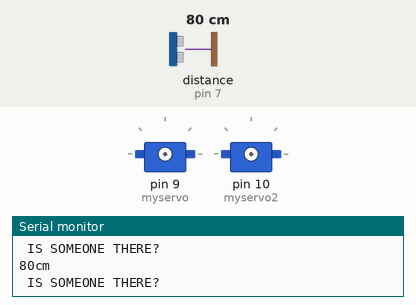
Bench run of a sketch on a simulated Arduino Uno, built with avr-gcc and run on an emulated ATmega328P. Parts: 2 × servo, the last lines printed to the serial monitor. Wiring (inferred from the names in the program): ultrasonic range finder: trigger pin 7; echo pin 7. The inputs (shaded band) are chosen by the test bench; at power-on: distance to the obstacle (sensor on pin 7) 80 cm. The echo pulse lasts 58.3 µs per cm.

Above: at 1.2 s.
1.3 s: distance to the obstacle (sensor on pin 7) set to 77 cm
At 1.78 s:
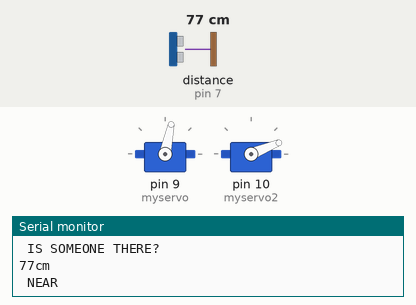
4.3 s: distance to the obstacle (sensor on pin 7) set to 83 cm
At 6.2 s:
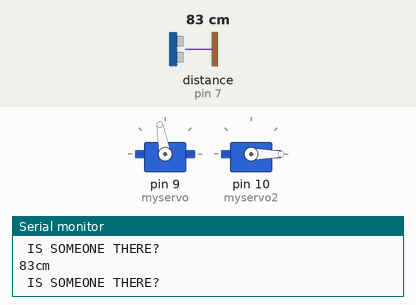
7.3 s: distance to the obstacle (sensor on pin 7) set to 2 cm
At 7.8 s:
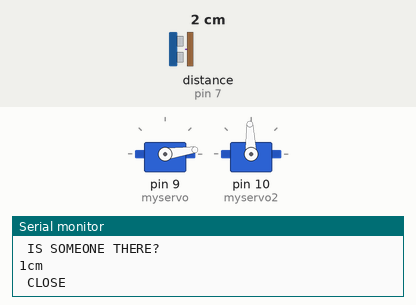
10.3 s: distance to the obstacle (sensor on pin 7) set to 36 cm
13.3 s: distance to the obstacle (sensor on pin 7) set to 44 cm
16.3 s: distance to the obstacle (sensor on pin 7) set to 103 cm
At 16.68 s:
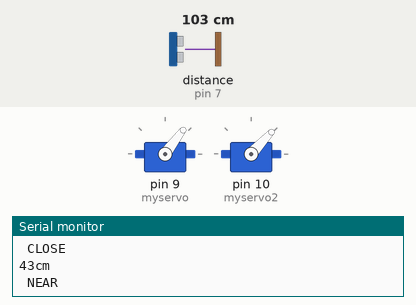
Timing chart, 0 to 19.3 s (numbered marks = the images above; inputs shaded):
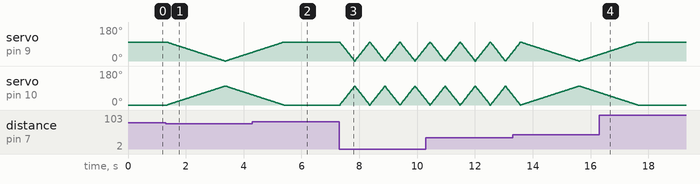

The sketch:

ServoPingcode.ino
```cpp
// code for pan_tilt servo with ping sensor
#include <Servo.h> // the "servo" library is opean girl

Servo myservo;
Servo myservo2;

int pos = 90; // start position

const int sensorMin = 0;      // sensor minimum, discovered through experiment
const int sensorMax = 80;    // sensor maximum, discovered through experiment
const int pingPin = 7;
int distance;

void setup() {
   // initialize serial communication:
  Serial.begin(9600);
}
void loop() {
    long duration,cm;
  pinMode(pingPin, OUTPUT);
  digitalWrite(pingPin, LOW);
  delayMicroseconds(2);
  digitalWrite(pingPin, HIGH);
  delayMicroseconds(5);
  digitalWrite(pingPin, LOW);
  pinMode(pingPin, INPUT);
  duration = pulseIn(pingPin, HIGH);
  cm = microsecondsToCentimeters(duration);
  Serial.print(cm);
  Serial.print("cm");
  Serial.println();
  distance = (duration,cm);
      // map the sensor range to a range of four options:
       int range = map(distance, sensorMin, sensorMax, 0, 2);
  switch (range) {
  case 0:    //
    Serial.println(" CLOSE ");
    myservo.attach(9);
    myservo2.attach(10);
    for(pos = 100; pos >= 0; pos --) // goes from 0 degrees to 100 degrees
  {                                  // in steps of 1 degree
    myservo.write(pos);              // tell servo to go to position in variable 'pos'
    myservo2.write(100-pos);
    delay(5);                       // waits 15ms for the servo to reach the position
  }
  for(pos = 0; pos <= 100; pos ++)     // goes from 100 degrees to 0 degrees
  {
    myservo.write(pos);              // tell servo to go to position in variable 'pos'
    myservo2.write(100-pos);
    delay(5);                       // waits 15ms for the servo to reach the position
  }

    break;
  case 1:    //
    Serial.println(" NEAR ");
    myservo.attach(9);
    myservo2.attach(10);
    for(pos = 100; pos >= 0; pos --) // goes from 0 degrees to 100 degrees
  {                                  // in steps of 1 degree
    myservo.write(pos);              // tell servo to go to position in variable 'pos'
    myservo2.write(100-pos);
    delay(20);                       // waits 15ms for the servo to reach the position
  }
  for(pos = 0; pos <= 100; pos ++)     // goes from 100 degrees to 0 degrees
  {
    myservo.write(pos);              // tell servo to go to position in variable 'pos'
    myservo2.write(100-pos);
    delay(20);                       // waits 15ms for the servo to reach the position
  }

     break;
   case 2:    //
     Serial.println(" IS SOMEONE THERE? ");
     myservo.detach();
     myservo2.detach();
      break;
  }
}
long microsecondsToInches(long microseconds) {
  return microseconds / 74 / 2;
}
long microsecondsToCentimeters(long microseconds) {
  return microseconds / 29 / 2;
}
```

Measured:
- the behaviour switches between 80 and 79 cm on distance to the obstacle (sensor on pin 7) (found by bisection; images 0 and 1)
- after the input at 1.3 s, servo on pin 10 (myservo2): rises from 0° to 100° in 2.0 s, then falls to 54° in 0.95 s
- after the input at 4.3 s, servo on pin 9 (myservo): goes on until 5.4 s, then stays 100°; servo on pin 10 (myservo2): goes on until 5.4 s, then stays 0°
- after the input at 16.3 s, servo on pin 9 (myservo): goes on until 17.6 s, then stays 100°; servo on pin 10 (myservo2): goes on until 17.6 s, then stays 0°
